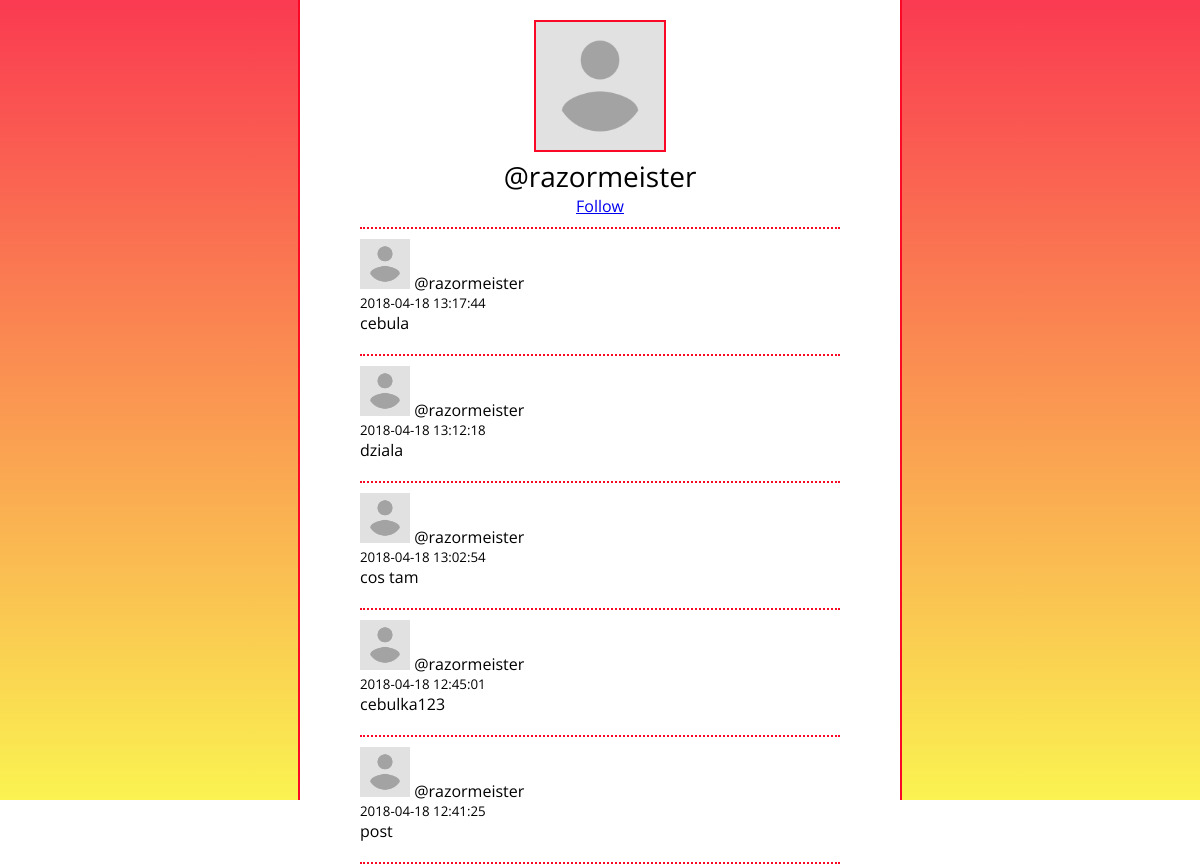
The page /profile/razormeister on the database its author committed.
### tables this page shows
CREATE TABLE users (
	username TEXT NOT NULL PRIMARY KEY,
	password TEXT NOT NULL,
	avatar TEXT NOT NULL DEFAULT '/static/avatar.png',
	follows TEXT NOT NULL DEFAULT '[]'
);

CREATE TABLE posts (
	id INTEGER NOT NULL PRIMARY KEY AUTOINCREMENT,
	author TEXT NOT NULL,
	content TEXT NOT NULL,
	date TIMESTAMP NOT NULL DEFAULT CURRENT_TIMESTAMP
);

### app.py (the view)
@app.route("/profile/<username>")
def route_profile(username):
	if db.is_user(username):
		userinfo = db.get_user_info(username)
		if 'username' in session:
			following = db.get_user_info(session["username"])["follows"]
		else:
			following = ""
		posts = db.get_user_posts(username)
		return render_template("profile.html", info=userinfo, posts=posts, following=following)
	else:
		return "Brak uzytkownika"

### db.py (called while the page is built)
    def is_user(self, username):
        cursor = self.db.cursor()
        cursor.execute("SELECT * FROM `users` WHERE `username`=?", (username,))
        row = cursor.fetchone()
        if row is None:
            return False
        else:
            return True

    def get_user_info(self, username):
        cursor = self.db.cursor()
        cursor.execute("SELECT * FROM `users` WHERE `username`=?", (username,))
        row = cursor.fetchone()
        if row is None:
            return None
        else:
            return {"username":row[0], "password":row[1], "avatar":row[2], "follows":row[3]}

    def get_user_posts(self, username):
        cursor = self.db.cursor()
        cursor.execute("SELECT * FROM posts WHERE author=? ORDER BY date DESC", (username,))
        row = cursor.fetchall()
        if row is None:
            return None
        else:
            return row

### templates/profile.html (shortened to what this page needs)
<!doctype html>
<html lang="en">
	<head>
	  <link rel="stylesheet" href="/static/css/styles.css" type="text/css">
	  <link rel="stylesheet" href="bootstrap.min" type="text/css">
	  <link rel="stylesheet" href="bootstrap-reboot.min" type="text/css">
	  <link rel="stylesheet" href="bootstrap.-grid" type="text/css">
	</head>
	<body>
	<div id="container">
		<div id="content">
			<img id="image" src="{{ info['avatar'] }}">
			<div id="username">@{{ info['username'] }}</div>
			{% if session['username'] == info['username'] %}
				<a href="/profile/settings">Settings</a>
			{% else %}
				{% if info['username'] not in following %}
					<a href="/profile/{{ info['username'] }}/follow">Follow</a>
				{% else %}
					<a href="/profile/{{ info['username'] }}/unfollow">Unfollow</a>
				{% endif %}
			{% endif %}
			<div id="user"></div>
			{% for post in posts %}
				<div class="post">
					<img src="{{ info['avatar'] }}" class="postavatar">
					<span class="postname">@{{ info['username'] }}</span>
					<div class="posttime">{{ post[3] }}</div>
					<div class="postcontent">
						{{ post[2]}}
					</div>
				</div><div id="user"></div>
			{% endfor %}
		</div>
	</div>
	</body>
</html>

### static/css/styles.css (style rules this page uses)
* { font-family: 'Open Sans', sans-serif; }
body { padding: 0; margin: 0; }
#container { height:100vh; width: 100vw; background:linear-gradient(rgba(249, 9, 38, 0.8), rgba(249, 240, 38, 0.8)); }
#content { text-align: center; width:50vw; background-color: white; height: 100vh; margin-left: auto; margin-right: auto; border-left: 2px solid rgba(249, 9, 38, 1); border-right: 2px solid rgba(249, 9, 38, 1); }
#image { margin-top: 20px; text-align: center; height: 128px; width: 128px; border: 2px solid rgba(249, 9, 38, 1); margin-left: auto; margin-right: auto; }
#user { width:40vw; margin-left: auto; margin-right: auto; padding-bottom: 10px; border-bottom: dotted 2px rgba(249, 9, 38, 1); }
#username { font-size: 28px; }
.post { width: 45vw; text-align: left; padding: 10px; padding-left: 5vw; }
.postavatar { max-width: 50px; max-height: 50px; height: auto; width: auto; }
.posttime { font-size: smaller; }

### rows shown on the page
users: avatar (placeholder picture), username "razormeister"
posts: avatar (placeholder picture), date "2018-04-18 13:17:44", content "cebula"
posts: avatar (placeholder picture), date "2018-04-18 13:12:18", content "dziala"
posts: avatar (placeholder picture), date "2018-04-18 13:02:54", content "cos tam"
posts: avatar (placeholder picture), date "2018-04-18 12:45:01", content "cebulka123"
posts: avatar (placeholder picture), date "2018-04-18 12:41:25", content "post"
